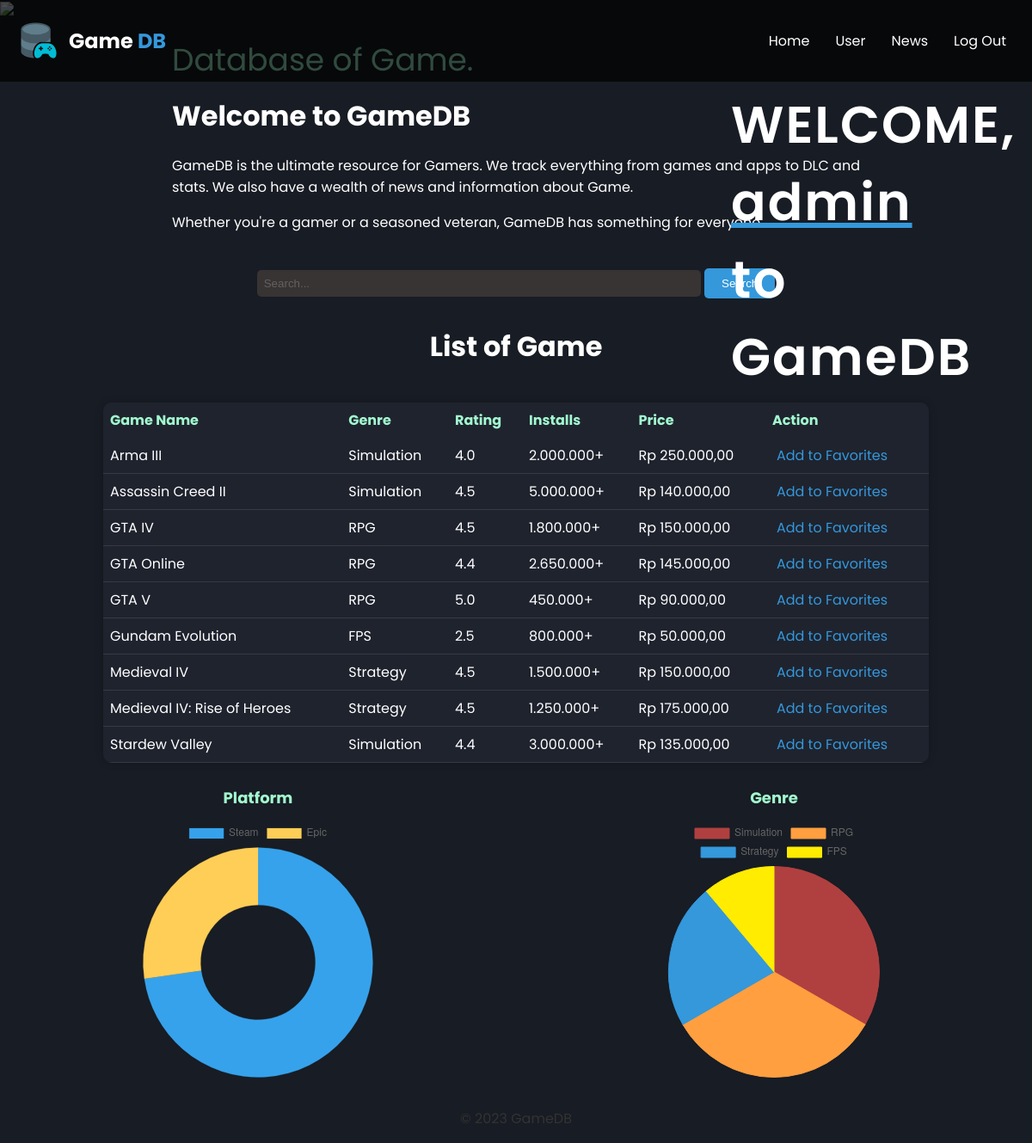
/user/indexUser.php (signed in), run on the app's committed database.
### tables this page shows
CREATE TABLE `user` (
  `id_user` int NOT NULL,
  `username` varchar(255) NOT NULL,
  `password` varchar(255) NOT NULL,
  `nama_user` varchar(255) NOT NULL,
  `role_user` varchar(255) NOT NULL
);

CREATE TABLE `app_detail` (
  `id_app` int NOT NULL,
  `app_name` varchar(225) NOT NULL,
  `genre` varchar(225) NOT NULL,
  `rating` int NOT NULL,
  `installs` int NOT NULL,
  `price` int NOT NULL
);

### user/indexUser.php (the view, shortened to what this page needs)
<?php
include "../connection.php";
function price($price){
    $formattedprice = "Rp " . number_format($price, 2, ',', '.');
    return $formattedprice;
}
function install($installs)
{
    $formattedinstalls = number_format($installs, 0, '.', '.');
    return $formattedinstalls;
}
function rating($rating)
{
    $formattedrating = number_format($rating / 10, 1);
    return $formattedrating;
}
$platform_name = mysqli_query($conn, "SELECT platform_name, id_platform FROM platform ORDER BY id_platform ASC");
$platform = mysqli_query($conn, "SELECT platform_name, COUNT(app_detail.id_app) AS app_count FROM platform LEFT JOIN app_platform ON platform.id_platform = app_platform.id_platform LEFT JOIN app_detail ON app_platform.id_app = app_detail.id_app GROUP BY platform.platform_name, platform.id_platform ORDER BY platform.id_platform ASC;");
$genre_data_result = mysqli_query($conn, "SELECT genre, COUNT(id_app) AS game_count FROM app_detail GROUP BY genre ORDER BY game_count DESC");
$genre_data = array();
while ($row = mysqli_fetch_assoc($genre_data_result)) {
    $genre_data[] = $row;
}
?>
<!DOCTYPE html>
<html lang="en">
<head>
    <link rel="stylesheet" href="../src/style.css">
</head>
<body>
    <div class="container-hero" id="container-hero">
        <nav>
            <div class="logo">
                <img src="../img/game-data.png" alt="logo">
                <h1>Game&nbsp;<h1 class="blue-text">DB</h1></h1>
            </div>
            <ul>
                <li><a href="#container-hero">Home</a></li>
                <li><a href="panelUser.php">User</a></li>
                <li><a href="https://sea.ign.com/" target="_blank">News</a></li>
                <li><a href="../logout.php">Log Out</a></li>
            </ul>
        </nav>
        <main>
            <section id="hero">
                <div class="hero-content">
                    <img src="../img/armored.png" id="bg-hero">
                    <?php
                        $sessionID = $_SESSION['id'];
                        $namaUser = "SELECT nama_user FROM user WHERE id_user = '$sessionID'";
                        $resultUser = $conn->query($namaUser);
                        if ($resultUser->num_rows > 0) {
                            while ($row = $resultUser->fetch_assoc()) {
                                $nama = $row["nama_user"];
                            }
                        }
                    ?>
                    <span class="span-hero">WELCOME, <span class="blue-underline"><?php echo $nama ?><br></span>to GameDB</span>
                </div>
            </section>
        </main>
    </div>
    <div class="container-content">
            <div class="title">
                <div class="subtitle">
                    Database of Game.
                </div>
                <h1 class="white-text">Welcome to GameDB</h1>
                <p class="white-text">GameDB is the ultimate resource for Gamers. We track everything from games and apps to DLC and stats. We also have a wealth of news and information about Game.</p>
                <p class="white-text">Whether you're a gamer or a seasoned veteran, GameDB has something for everyone.</p>
            </div>
            <div class="search-container">
            <form class="form-search" action='<?php $_SERVER['PHP_SELF']; ?>' method="GET">
                <input type="text" id="search" class="search-input" placeholder="Search..." name="search">
                <button type="submit" class="search-button" style="background-color: #3498db; color: white; padding: 10px 20px; border: none; border-radius: 5px; cursor: pointer;" name="submit-search">Search</button>
            </form>
        </div>
        <h1 class="white-text">List of Game</h1>
        <table>
            <thead>
                <tr>
                    <th>Game Name</th>
                    <th>Genre</th>
                    <th>Rating</th>
                    <th>Installs</th>
                    <th>Price</th>
                    <th>Action</th>
                </tr>
            </thead>
            <tbody>
                <?php
                    $sql = "SELECT * FROM app_detail
                    ORDER BY app_name ASC";
                    $result = $conn->query($sql);
                    if ($result->num_rows > 0) {
                        while($row = $result->fetch_assoc()) {
                            echo "<tr>";
                            echo "<td>" . $row['app_name'] . "</td>";
                            echo "<td>" . $row['genre'] . "</td>";
                            echo "<td>" . rating($row['rating']) . "</td>";
                            echo "<td>" . install($row['installs']) . "+" . "</td>";
                            echo "<td>" . price($row['price']) . "</td>";
                            echo "<td><a href='addToFavorites.php?id_app=" . $row['id_app'] . "' style='padding: 5px; color: #3498db; text-decoration:none; ;'>Add to Favorites</a></td>";
                            echo "</tr>";
                        }
                    } else {
                        echo "<tr><td colspan='5'>No data available</td></tr>";
                    }
                ?>
            </tbody>
        </table>
    </div>
    <div class="container-for-chart" style="display: flex; flex-direction: row; justify-content: space-around;">
        <div class="container-chart" id="container-chart">
            <h1 style="display: flex; justify-content: space-around; align-items: center; font-weight: bold; font-size: 18px; text-align: center;color: #A2FACF;">Platform</h1>
            <canvas id="myChart" width="500" height="500"></canvas>
        </div>
        <div class="container-chart">
            <h1 style="display: flex; justify-content: space-around; align-items: center; font-weight: bold; font-size: 18px; text-align: center;color: #A2FACF;">Genre</h1>
            <canvas id="myChart2" width="500" height="500"></canvas>
        </div>
    </div>
    <footer>
        <p>&copy; 2023 GameDB</p>
    </footer>
</body>
<script>
    document.addEventListener("DOMContentLoaded", function() {
        setTimeout(function() {
            var ctx = document.getElementById("myChart");
            var myChart = new Chart(ctx, {
                type: 'doughnut',
                data: {
                    labels: [<?php while ($b = mysqli_fetch_array($platform_name)) { echo '"' . $b['platform_name'] . '",';}?>],
                    datasets: [{
                        label: '# of Votes',
                        data: [<?php while ($p = mysqli_fetch_array($platform)) { echo '"' . $p['app_count'] . '",';}?>],
                        backgroundColor: [
                            'rgba(54, 162, 235, 1)',
                            'rgba(255, 206, 86, 1)',
                        ],
                        borderColor: [
                            'rgba(54, 162, 235, 0.2)',
                            'rgba(255, 206, 86, 0.2)',
                        ],
                        borderWidth: 1
                    }]
                },
            });
        }, 1000);
    });
    document.addEventListener("DOMContentLoaded", function () {
                setTimeout(function () {
                    var ctx = document.getElementById("myChart2");
                    var myChart = new Chart(ctx, {
                        type: 'pie',
                        data: {
                            labels: [<?php foreach ($genre_data as $g) { echo '"' . $g['genre'] . '",'; } ?>],
                            datasets: [{
                                data: [<?php foreach ($genre_data as $g) { echo '"' . $g['game_count'] . '",'; } ?>],
                                backgroundColor: [
                                    'rgba(176, 64, 64, 1)',
                                    'rgba(255, 159, 64, 1)',
                                    'rgba(52, 152, 219, 1)',
                                    'rgba(255, 236, 0, 1)',
                                ],
                                borderColor: [
                                    'rgba(176, 64, 64, 1)',
                                    'rgba(255, 159, 64, 1)',
                                    'rgba(52, 152, 219, 1)',
                                    'rgba(255, 236, 0, 1)',
                                ],
                                borderWidth: 1
                            }]
                        },
                    });
                }, 1000);
            });
     // Scroll to top when clicking on the Home link
     document.querySelector('a[href="#container-hero"]').addEventListener('click', function(e) {
        e.preventDefault();
        document.querySelector('#container-hero').scrollIntoView({ behavior: 'smooth', block: 'start' });
    });
    </script>
</html>

### src/style.css (style rules this page uses)
body { font-family: 'Poppins', sans-serif; align-items: center; background-color: #181c24; margin: 0; }
.container-hero { position: relative; }
.container-chart { width: 100%; margin: 15px auto; }
#bg-hero { width: 100%; height: auto; }
.span-hero { position: absolute; top: 100px; bottom: 0; left: 0; width: auto; font-weight: 600; font-family: 'Anton', sans-serif; font-family: 'Nova Square', sans-serif; font-family: 'Poppins', sans-serif; font-size: 60px; padding-left: 850px; margin-bottom: 700px; color: #ffffff; text-align: left; z-index: 1; letter-spacing: 2px; height: auto; }
.span-hero .blue-underline { text-decoration: underline; text-decoration-color: #3498db; }
.hero-content { position: relative; }
nav { width: 100%; background-color: rgba(0, 0, 0, 0.7); color: #fff; display: flex; justify-content: space-between; align-items: center; padding: 10px 20px; margin-top: 0; position: fixed; top: 0; left: 0; right: 0; z-index: 1000; height: auto; }
nav .logo { display: flex; align-items: center; }
nav img { max-width: 100%; height: 50px; margin-right: 10px; }
nav ul { list-style: none; margin: 0; padding: 0; display: flex; margin-right: 20px; }
nav li { margin-right: 20px; padding-right: 10px; }
nav a { text-decoration: none; color: #fff; }
main { max-width: auto; text-align: left; color: #fff; position: relative; z-index: 1; }
.container-content { display: flex; flex-direction: column; align-items: center; justify-content: center; }
.title { width: 800px; padding-top: 25px; padding-bottom: 25px; }
.subtitle { font-size: 36px; line-height: 39.60px; word-wrap: break-word; color: #A2FACF; }
.blue-text { color: #3498db; }
.white-text { color: #fff; }
.search-container { margin-bottom: 10px; }
.search-input { color: #fff; background-color: #383434; padding: 8px; border: none; border-radius: 5px; width: 500px; }
.search-input::placeholder { color: #ffffff38; }
table { font-family: 'Poppins', sans-serif; background-color: #1f232e; color: #fff; border-collapse: collapse; width: 80%; margin-top: 20px; border-radius: 10px; overflow: hidden; box-shadow: 0 0 10px rgba(0, 0, 0, 0.2); }
th, td { border-bottom: 1px solid #ffffff1b; text-align: left; padding: 8px; }
th { background-color: #1f232e; border: none; color: #A2FACF; }
td { color: #fff; }
footer { text-align: center; color: #333; margin-top: 20px; }

### user/indexUser.php (style rules this page uses)
body { animation: slideInFromBottom 1s ease-in-out; }
.container-chart { width: 25%; margin: 15px auto; animation: slideInFromBottom 1s ease-in-out; }

### data on the page
user: nama_user "admin"
app_detail: app_name "Arma III", genre "Simulation", rating "4.0", installs "2.000.000", price "Rp 250.000,00"
app_detail: app_name "Assassin Creed II", genre "Simulation", rating "4.5", installs "5.000.000", price "Rp 140.000,00"
app_detail: app_name "GTA IV", genre "RPG", rating "4.5", installs "1.800.000", price "Rp 150.000,00"
app_detail: app_name "GTA Online", genre "RPG", rating "4.4", installs "2.650.000", price "Rp 145.000,00"
app_detail: app_name "GTA V", genre "RPG", rating "5.0", installs "450.000", price "Rp 90.000,00"
app_detail: app_name "Gundam Evolution", genre "FPS", rating "2.5", installs "800.000", price "Rp 50.000,00"
app_detail: app_name "Medieval IV", genre "Strategy", rating "4.5", installs "1.500.000", price "Rp 150.000,00"
app_detail: app_name "Medieval IV: Rise of Heroes", genre "Strategy", rating "4.5", installs "1.250.000", price "Rp 175.000,00"
app_detail: app_name "Stardew Valley", genre "Simulation", rating "4.4", installs "3.000.000", price "Rp 135.000,00"

### other printed values
chart data {{ $b['platform_name'] }} Steam, Epic
chart data {{ $p['app_count'] }} 8, 3
chart data {{ $g['genre'] }} Simulation, RPG, Strategy, FPS
chart data {{ $g['game_count'] }} 3, 3, 2, 1
